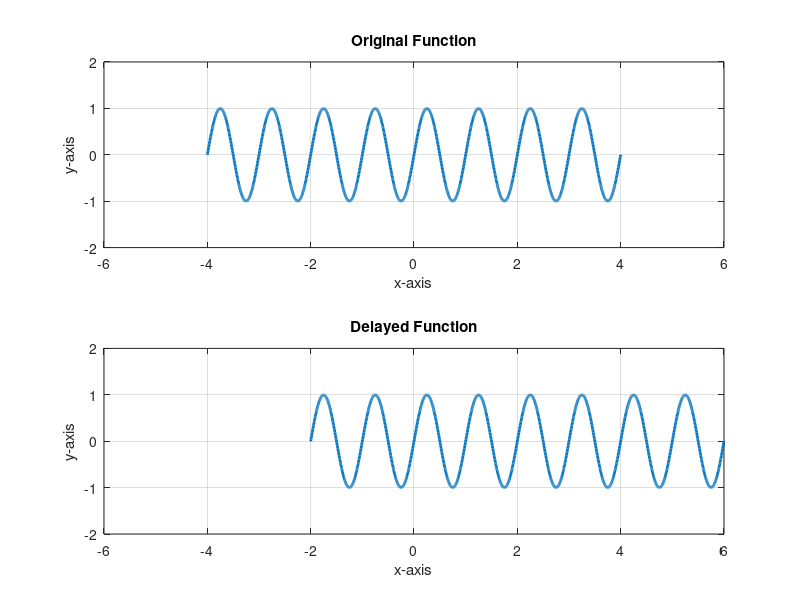

Source code (MATLAB):
n = -4:0.005:4;
x = sin(2*pi*n);
subplot(2, 1, 1);
plot(n, x, 'linewidth', 2);
xlabel('x-axis');
ylabel('y-axis');
title('Original Function');
axis([-6, 6, -2,  2]);
grid;
subplot(2, 1, 2);
plot(n+2, x, 'linewidth', 2);
xlabel('x-axis');
ylabel('y-axis');
title('Delayed Function');
axis([-6, 6, -2,  2]);
grid;
